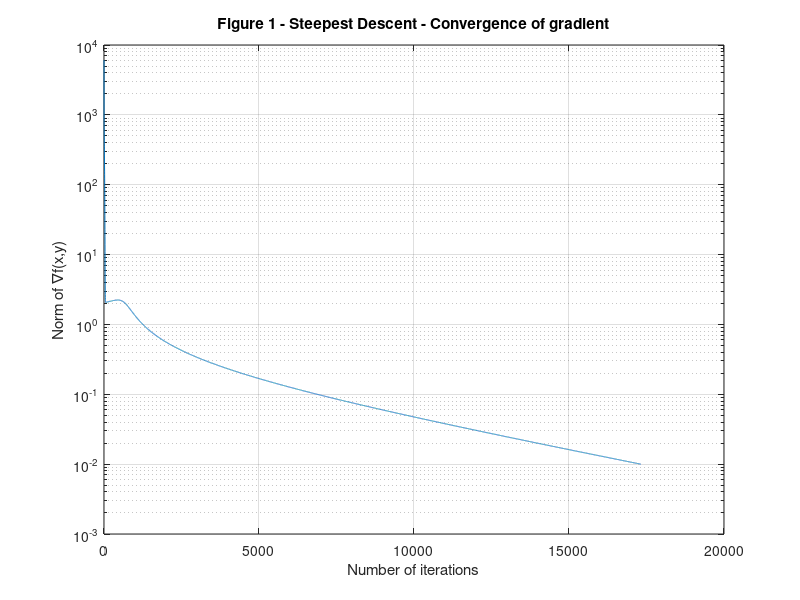
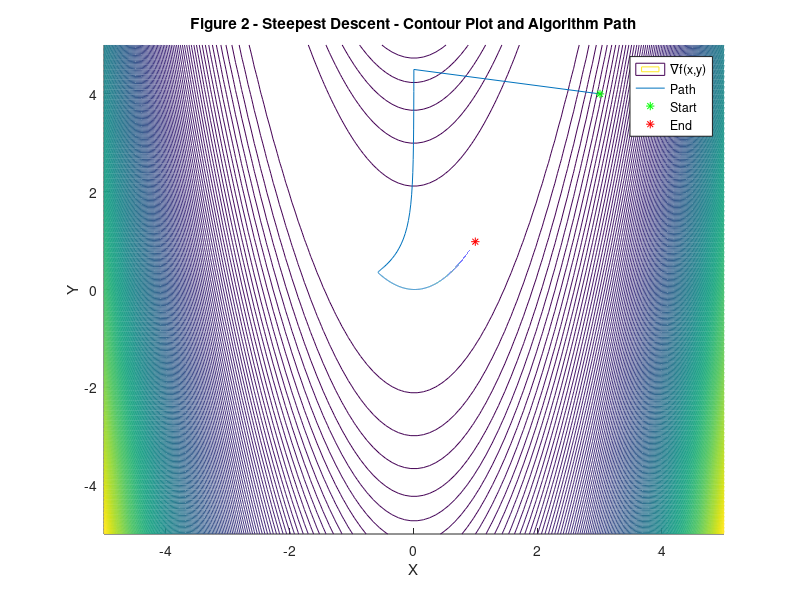

Recreate these plots in MATLAB, in order.
THEX = 0;
THEY = 0;
CONV = 0;
x = 1;
y = 1;
% These are only here for quick reference
f = (x - 1)^2 + 100*(- x^2 + y)^2;
grad = [2*x - 400*x*(- x^2 + y) - 2 ; - 200*x^2 + 200*y];
p_k_formula =  [400*x*(- x^2 + y) - 2*x + 2;  200*x^2 - 200*y];
hess = [ 1200*x^2 - 400*y + 2, -400*x; -400*x,    200];

k=0;
limit = 100000;
tol = 0.01;
alpha = 0.0005;
theC = 10^(-4);
rho = 0.9;

x = 3;
y = 4;
    p_k = [400*x*(- x^2 + y) - 2*x + 2;  200*x^2 - 200*y];

while(1)
    epsilon = norm([2*x - 400*x*(- x^2 + y) - 2 ; - 200*x^2 + 200*y]);
    
    k=k+1;

    CONV(k) = epsilon;
    THEX(k) = x;
    THEY(k) = y;
    
    if (epsilon < tol)
        break;
    end  
    
    if (k==limit)
        break;
    end 
   
    x_old = x;
    y_old = y;

    x = x_old + alpha * p_k(1);
    y = y_old + alpha * p_k(2);
    p_k = [400*x*(- x^2 + y) - 2*x + 2;  200*x^2 - 200*y];

end

x
y
k
epsilon

semilogy(CONV)
xlabel('Number of iterations')
ylabel('Norm of \nablaf(x,y)')
title('Figure 1 - Steepest Descent - Convergence of gradient')
grid on
size = 5;
a = linspace(-size,size);
b = linspace(-size,size);
[A,B] = meshgrid(a,b);
C = (1-A).^2+100*((B-(A.^2)).^2);
levels = 100:100:100;
figure
hold on
contour(A,B,C,200)
plot(THEX,THEY)
plot(3,4,'g*')
plot(x,y,'r*')
legend('\nablaf(x,y)','Path','Start','End')
xlabel('X')
ylabel('Y')
title('Figure 2 - Steepest Descent - Contour Plot and Algorithm Path')

dlmwrite('st_CONV.txt',CONV);